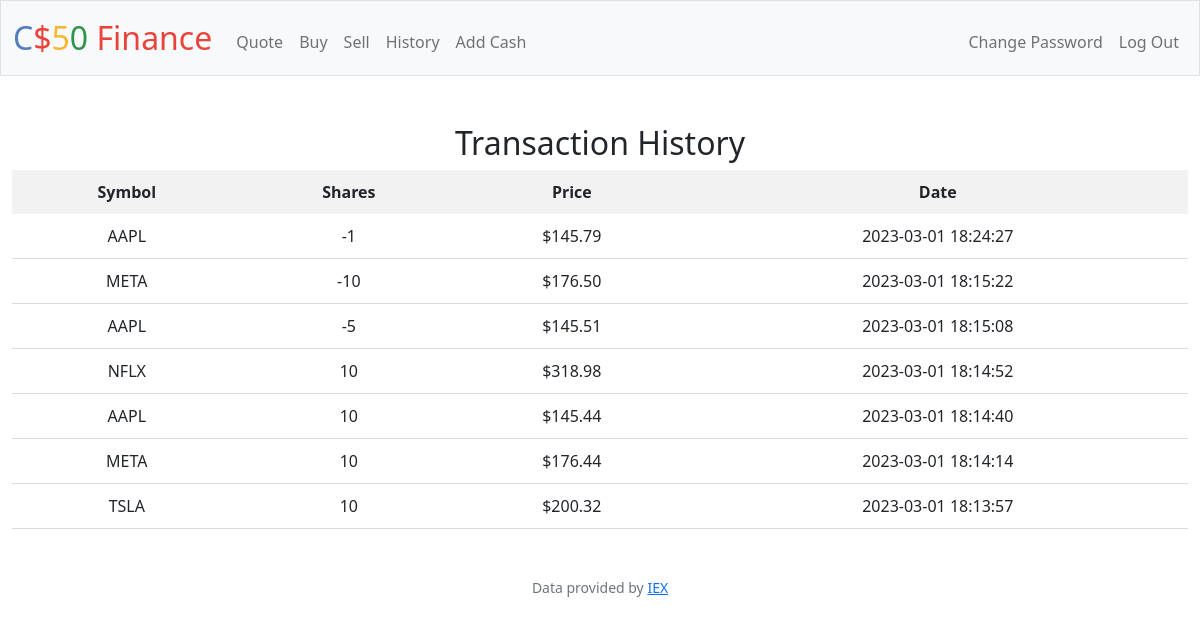
Before: /history (signed in) with the older database file.
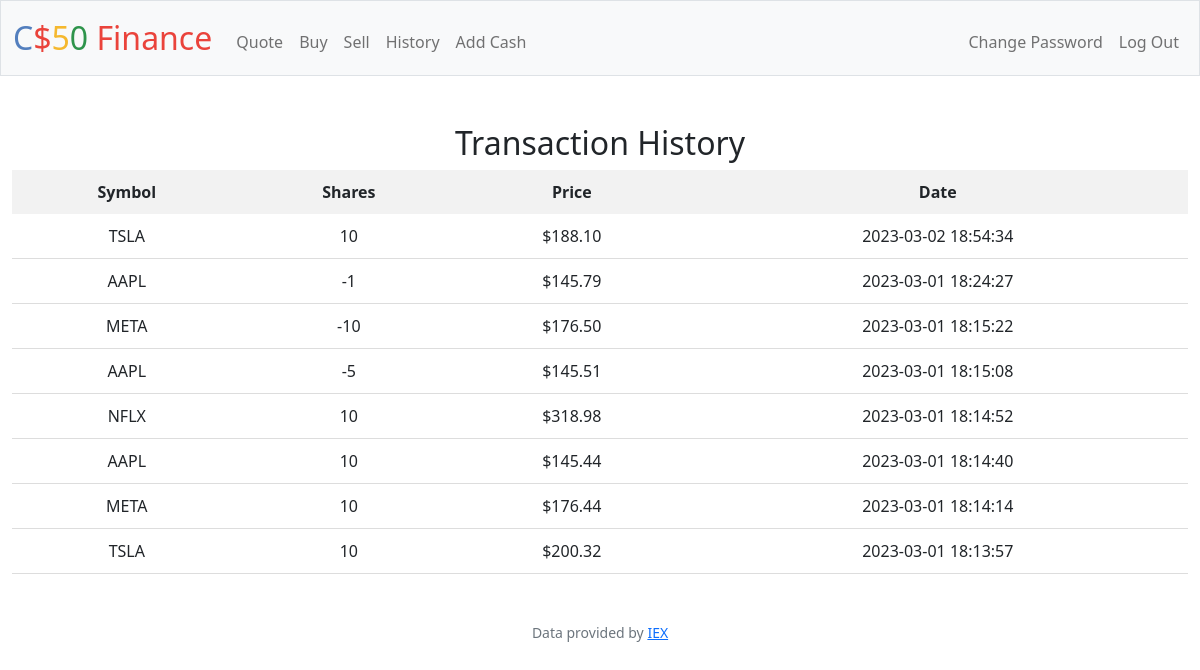
After: the same page with the newer database file.
### tables this page shows
CREATE TABLE 'transactions' ('id' INTEGER PRIMARY KEY AUTOINCREMENT NOT NULL, 'user_id' INTEGER, 'symbol' TEXT, 'shares' INTEGER, 'price' REAL, 'date' DATETIME);

### app.py (the view)
@app.route("/history")
@login_required
def history():
    user_id = session["user_id"]
    transactions = db.execute("SELECT symbol, shares, price, date FROM transactions WHERE user_id = ? ORDER BY date DESC", user_id)
    return render_template("history.html", transactions=transactions, usd=usd)

### app.py (called while the page is built)
@app.after_request
def after_request(response):
    response.headers["Cache-Control"] = "no-cache, no-store, must-revalidate"
    response.headers["Expires"] = 0
    response.headers["Pragma"] = "no-cache"
    return response

### helpers.py (called while the page is built)
def login_required(f):
    @wraps(f)
    def decorated_function(*args, **kwargs):
        if session.get("user_id") is None:
            return redirect("/login")
        return f(*args, **kwargs)
    return decorated_function

def usd(value):
    return f"${value:,.2f}"

### templates/history.html (shortened to what this page needs)
{% extends "layout.html" %}
{% block main %}
    <h2>Transaction History</h2>
    <table>
        <thead>
            <tr>
                <th>Symbol</th>
                <th>Shares</th>
                <th>Price</th>
                <th>Date</th>
            </tr>
        </thead>
        <tbody>
            {% for transaction in transactions %}
                <tr>
                    <td>{{ transaction.symbol }}</td>
                    <td>{{ transaction.shares }}</td>
                    <td>{{ usd(transaction.price) }}</td>
                    <td>{{ transaction.date }}</td>
                </tr>
            {% endfor %}
        </tbody>
    </table>
{% endblock %}

Changed rows visible on the page:
added transactions: price "$188.10"
